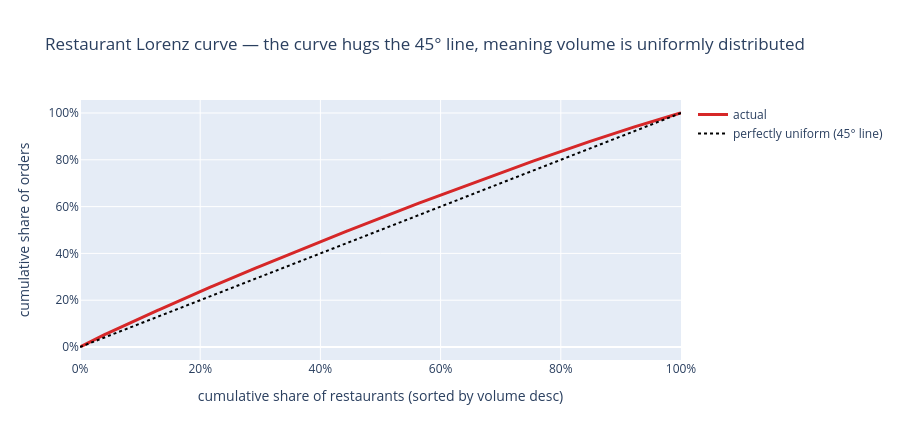

The notebook cell this image was saved under:
### Code cell
# Lorenz curve — visualize concentration
sorted_r = r.sort_values(ascending=False).reset_index(drop=True)
cum_share = sorted_r.cumsum() / sorted_r.sum()
x = (sorted_r.index + 1) / len(sorted_r)

fig = go.Figure()
fig.add_trace(go.Scatter(x=x, y=cum_share, mode='lines', name='actual',
                         line=dict(color='#d62728', width=3)))
fig.add_trace(go.Scatter(x=[0, 1], y=[0, 1], mode='lines',
                         name='perfectly uniform (45° line)',
                         line=dict(color='black', dash='dot')))
fig.update_layout(
    title='Restaurant Lorenz curve — the curve hugs the 45° line, meaning volume is uniformly distributed',
    xaxis_title='cumulative share of restaurants (sorted by volume desc)',
    yaxis_title='cumulative share of orders',
    xaxis=dict(tickformat='.0%'),
    yaxis=dict(tickformat='.0%'),
    height=440,
)
fig.write_html(FIG / '05_restaurant_lorenz.html', include_plotlyjs='cdn')
fig.show()

### Figure 1 — Plotly figure (JSON) as saved in the notebook; plotly's stock layout.template omitted (floating-point values rounded to 4 significant figures; data arrays with more than 128 entries replaced by an {"elided": "..."} marker saying what was removed)
{"data": [{"line": {"color": "#d62728", "width": 3}, "mode": "lines", "name": "actual", "type": "scatter", "x": {"elided": "800 float values"}, "y": {"elided": "800 float values"}}, {"line": {"color": "black", "dash": "dot"}, "mode": "lines", "name": "perfectly uniform (45° line)", "type": "scatter", "x": [0, 1], "y": [0, 1]}], "layout": {"height": 440, "title": {"text": "Restaurant Lorenz curve — the curve hugs the 45° line, meaning volume is uniformly distributed"}, "xaxis": {"tickformat": ".0%", "title": {"text": "cumulative share of restaurants (sorted by volume desc)"}}, "yaxis": {"tickformat": ".0%", "title": {"text": "cumulative share of orders"}}}}
